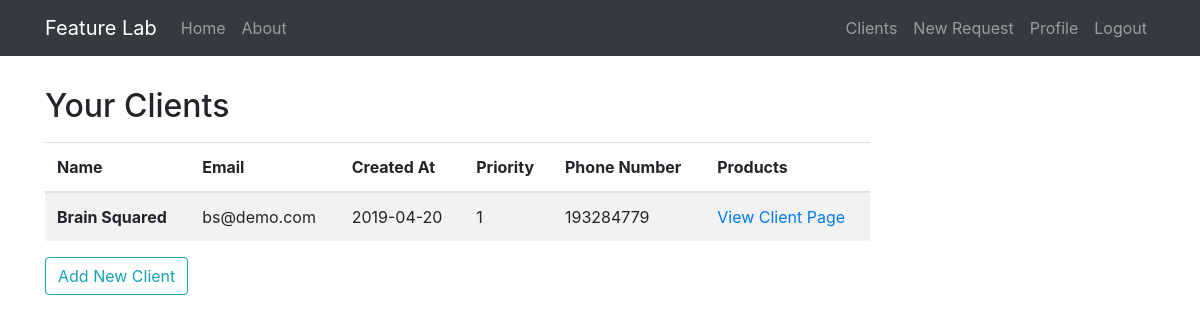
The app's page /clients (signed in), older data.
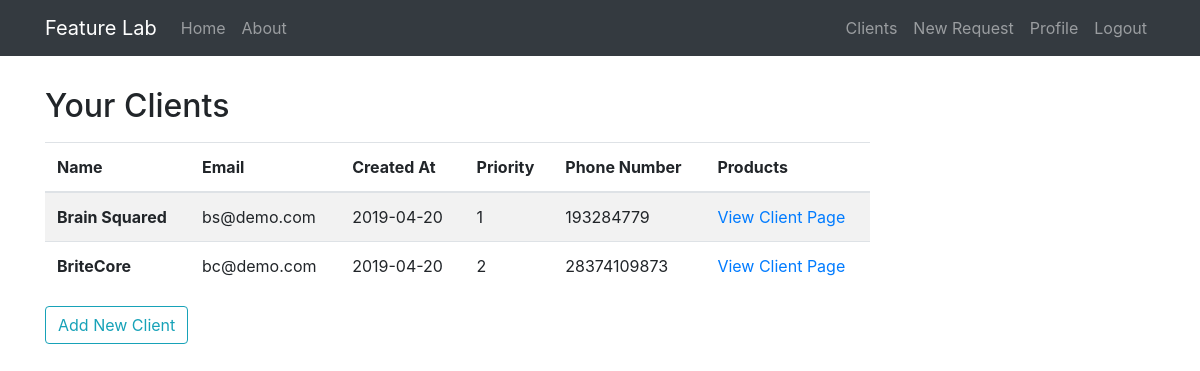
The same page, newer data.
### feature_lab/models.py (models this page shows, shortened)
class Client(db.Model):
    id = db.Column(db.Integer, primary_key=True)
    name = db.Column(db.String(20), unique=True, nullable=False)
    email = db.Column(db.String(120), unique=True, nullable=False)
    bio = db.Column(db.Text(), nullable=False)
    priority = db.Column(db.Integer, nullable=False)
    phone_number = db.Column(db.String(15))
    created_at = db.Column(db.DateTime, nullable=False, default=datetime.utcnow)
    products = db.relationship('Product', backref='owner', lazy=True)
    user_id = db.Column(db.Integer, db.ForeignKey('user.id'), nullable=False)

### feature_lab/clients/routes.py (the view)
@clients.route('/clients')
@login_required
def clients_list():
    all_clients = Client.query.filter_by(user_id=current_user.id).all()
    return render_template('clients.html', clients=all_clients)

### feature_lab/models.py (called while the page is built)
@login_manager.user_loader
def load_user(user_id):
    return User.query.get(int(user_id))

### feature_lab/templates/clients.html
{% extends 'layout.html' %}
{% block content %}
    <h2 class="mb-3">Your Clients</h2>
    {% if clients %}
        <table class="table table-striped">
          <thead>
            <tr>
                <th scope="col">Name</th>
                <th scope="col">Email</th>
                <th scope="col">Created At</th>
                <th scope="col">Priority</th>
                <th scope="col">Phone Number</th>
                <th scope="col">Products</th>
            </tr>
          </thead>
            <tbody>
            {% for client in clients %}
                <tr>
                    <th scope="row">{{client.name}}</th>
                    <td>{{client.email}}</td>
                    <td>{{client.created_at.strftime('%Y-%m-%d')}}</td>
                    <td>{{client.priority}}</td>
                    <td>{{client.phone_number}}</td>
                    <td><a href="/client/{{client.id}}">View Client Page</a></td>
                </tr>
            {% endfor %}
          </tbody>
        </table>
    {% else %}
        <div class="container">
            <p class="text-secondary mb-4">You don't have any clients yet.</p>
        </div>
    {% endif %}
    <button type="button" class="btn btn-outline-info" onclick="window.location='/create_client'">Add New Client</button>
{% endblock content %}

Row changes from the older to the newer data that the page shows:
added Client: name "BriteCore", email "bc@demo.com", created_at "2019-04-20", priority "2", phone_number "28374109873"
